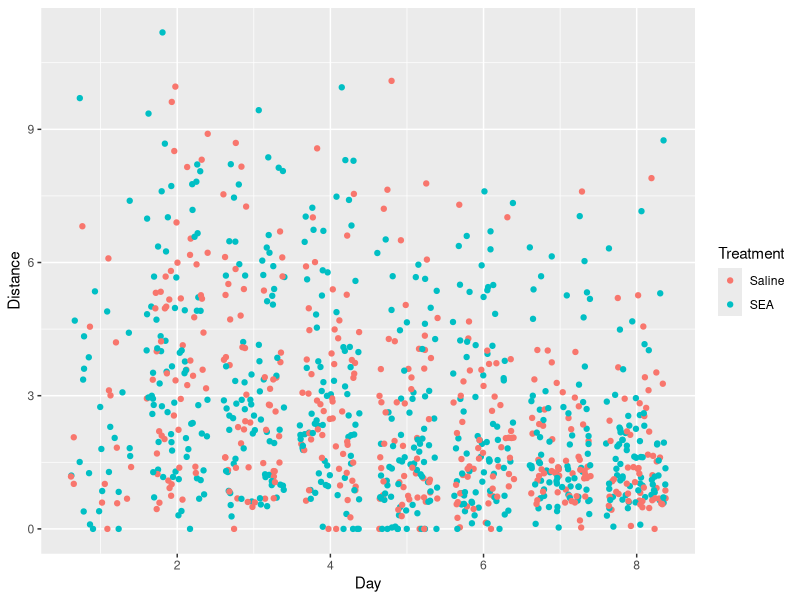

The R script that drew this image: (Note: this script raises an error after producing the figure.)
## ---- chunk 1
library(dplyr)
library(ggplot2)
library(broom)
setwd("~/GitHub/single_platform_wram")

wram_raw <- read.csv("one_platform_wram_raw.csv", header = TRUE)
wram_raw <- tbl_df(wram_raw)
head(wram_raw)

wram_raw2 <- wram_raw %>%
  group_by(Animal, Treatment, Day) %>%
  mutate(avr_distance = mean(Distance)) %>%
  mutate(avr_latency = mean(Duration))
## ---- chunk 2
wram_raw %>%
  ggplot(aes(x = Day, y = Distance, group = Treatment, colour = Treatment)) + geom_jitter()

## ---- chunk 3
lm2 <- lm(Distance ~ Day + Treatment + Sex + Day:Treatment, data = wram_raw)
summary(lm2)
## ---- chunk 4
wram_raw %>%
  ggplot(aes(x = Day, y = Distance, group = Treatment, colour = Treatment)) + geom_jitter(alpha = 0.4) + geom_smooth(method = "lm", se = FALSE, size = 1)
## ---- chunk 5
wram_raw2 %>%
  distinct(Animal, avr_distance) %>%
  ggplot(aes(x = Day, y = avr_distance, group = Treatment, colour = Treatment)) + geom_jitter(alpha = 0.4) + geom_smooth(method = "lm", se = FALSE, size = 1)
## ---- chunk 6
wram_raw3 <- wram_raw2 %>%
  distinct(Animal, avr_distance)
## ---- chunk 7
lm4 <- lm(avr_distance ~ Day + Treatment + Sex + Day:Treatment, data = wram_raw3)

summary(lm4)
## ---- chunk 8
wram_raw %>%
  ggplot(aes(x = Day, y = Duration, group = Treatment, colour = Treatment)) + geom_jitter()

## ---- chunk 9
lm3 <- lm(Duration ~ Day + Treatment + Sex + Day:Treatment, data = wram_raw)
summary(lm3)
## ---- chunk 10
wram_raw %>%
  ggplot(aes(x = Day, y = Duration, group = Treatment, colour = Treatment)) + geom_jitter(alpha = 0.4) + geom_smooth(method = "lm", se = FALSE, size = 1)
## ---- chunk 11
wram_raw2 %>%
  distinct(Animal, avr_latency) %>%
  ggplot(aes(x = Day, y = avr_latency, group = Treatment, colour = Treatment)) + geom_jitter(alpha = 0.4) + geom_smooth(method = "lm", se = FALSE, size = 1)
## ---- chunk 12
wram_raw4 <- wram_raw2 %>%
  distinct(Animal, avr_latency)
## ---- chunk 13
lm5 <- lm(avr_latency ~ Day + Treatment + Sex + Day:Treatment, data = wram_raw4)

summary(lm5)
